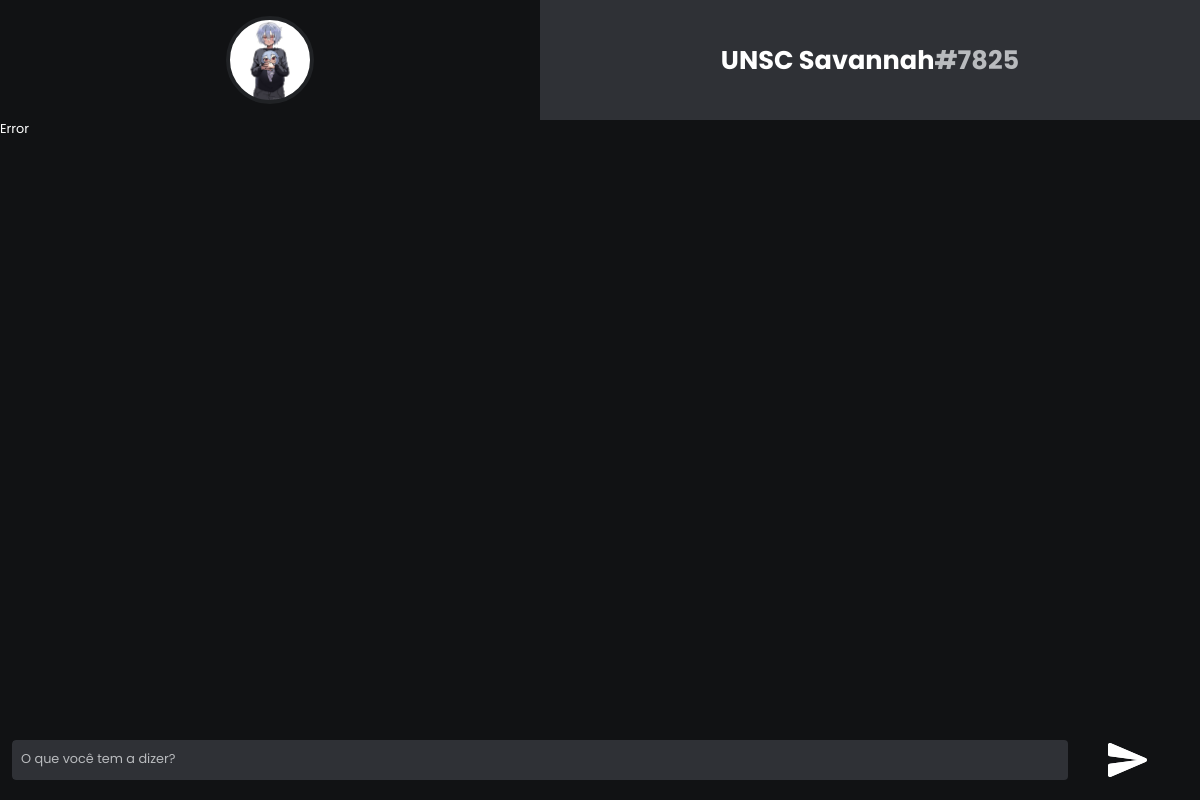
The app's page /conversa.php?id=1023 (signed in), older data.
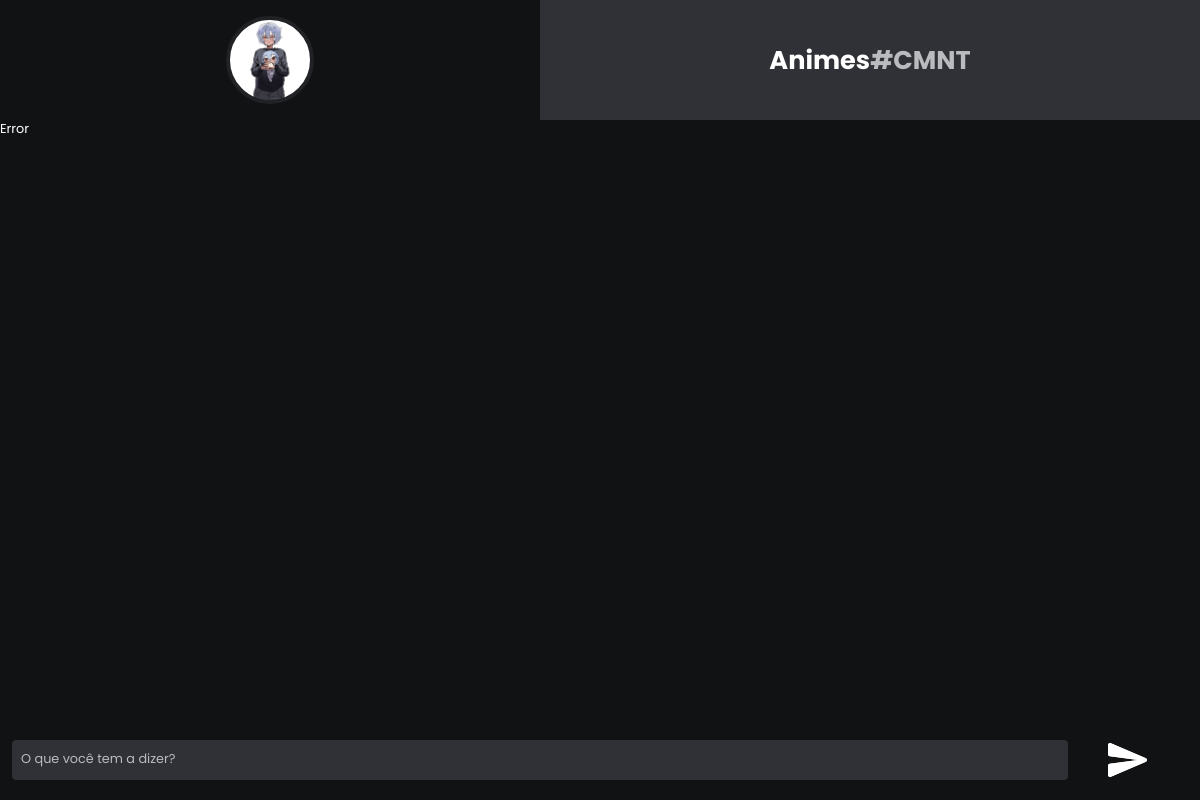
The same page, newer data.
### tables this page shows
CREATE TABLE `users` (
  `id` int(16) unsigned NOT NULL DEFAULT 0,
  `usuario` varchar(16) NOT NULL DEFAULT 'Nulo',
  `uid` varchar(4) NOT NULL DEFAULT '1000',
  `bio` varchar(450) DEFAULT 'T2zDoSwgZXUgc291IG5vdm8oYSkgbm8gTmVidWxhIQ==',
  `icon` varchar(20) NOT NULL DEFAULT 'df.png',
  `banner` varchar(20) NOT NULL DEFAULT 'df.jpg',
  `seguindo` int(10) unsigned NOT NULL DEFAULT 0,
  `seguidores` int(10) unsigned NOT NULL DEFAULT 0,
  `tipo` int(1) unsigned NOT NULL DEFAULT 0,
  PRIMARY KEY (`id`)
);

### conversa.php (the view, shortened to what this page needs)
<!DOCTYPE html>
<html lang="pt-br">
<head>
    <link rel="stylesheet" href="css/estilo.css">
    <link rel="stylesheet" href="css/conversa.css">
</head>
<body>
<?php
include 'php/conexao.php';
$id = $_SESSION['id'];
$idchat = $_GET['id'];
if (isset($idchat) == true) {
    $sql = "select * from users where id = $idchat";
$resultado=mysqli_query($conn,$sql);
while($tabela=mysqli_fetch_array($resultado))
{
$chatuser = $tabela["usuario"];
$chatuid = $tabela["uid"];
$chaticon = $tabela["icon"];
$chatban = $tabela["banner"];
}
}
if ($idchat == $id) {
    echo("<form action='#' method='post' id='tbox'>
    <input type='text' maxlength='450' id='ctxt' placeholder='O que você tem a dizer?' required disabled>
    <input type='submit' value='' id='envtxt'>
    </form>
");
} else {
    echo("<form action='php/envia.php' method='post' id='tbox' target='_BLANK'>
    <textarea maxlength='450' name='msg' id='ctxt' placeholder='O que você tem a dizer?'></textarea>
    <input type='hidden' value='$idchat' name='destinatario'>
    <input type='submit' value='' id='envtxt' onclick='limpar()'>
    </form>
");
}
?>
<div id="corpo">
<div id="chat">
<?php
echo("<form action='perfil.php' id='nav'>
<div style='background-image: url(img/user_banners/$chatban)' id='chatban'>
<div style='background-image: url(img/user_icons/$chaticon)' id='chaticon'>
<input type='hidden' value='$idchat' name='id'>
<input type='submit' value='' id='invbtn'>
</div>
</div>
<button id='navbtn'>
<h1>$chatuser<b class='gray'>#$chatuid</b></h1>
</button>
</form>");
?>
<div id="msgboxs" class="msgbox">
</div>
</div>
</div>
</body>
</html>

### css/estilo.css (style rules this page uses)
* { margin: 0; overflow-x: hidden; scroll-behavior: smooth; }
body { background-color: #111214; font-family: Poppins, sans-serif; font-size: 1.6vh; color: #fff; }
input { font-family: Poppins, sans-serif; font-size: 1.6vh; color: white; }
button { font-family: Poppins, sans-serif; font-size: 1.6vh; color: white; }
textarea { font-family: Poppins, sans-serif; font-size: 1.6vh; color: white; }
.gray { color: #B9BBBE; }

### css/conversa.css (style rules this page uses)
#corpo { height: 100vh; width: 100vw; display: grid; grid-template-columns: 30vw 70vw; }
#invbtn { background-color: #0000; border: none; }
#chat { display: grid; grid-template-rows: 15vh 75vh; }
#nav { display: grid; grid-template-columns: 35vw 35vw; }
#chatban { background-position: center; background-size: cover; }
#chaticon { height: 10vh; width: 10vh; margin-right: auto; margin-left: auto; border-radius: 100%; border: 0.5vh solid #202225; display: grid; background-position: center; background-size: cover; margin-top: 2vh; }
#navbtn { background-color: #2F3136; border: none; transition: 0.3s; }
#tbox { position: fixed; display: grid; height: 5vh; width: 68vw; margin-left: 31vw; margin-top: 92.5vh; grid-template-columns: auto 5vw; border: none; border-radius: 0.5vh; }
#ctxt { background-color: #2F3136; border: none; border-radius: 0.5vh; padding-left: 0.75vw; resize: none; padding-top: 1.2vh; }
#envtxt { background-image: url(../img/icons/send.png); background-position: center; background-repeat: no-repeat; background-color: #0000; border: none; transition: 0.3s; }
@media screen and (min-device-width: 430px) and (max-device-width: 1024px) { #corpo { grid-template-columns: 0vw 100vw; } }
@media screen and (min-device-width: 430px) and (max-device-width: 1024px) { #nav { grid-template-columns: 45vw 55vw; } }
@media screen and (min-device-width: 430px) and (max-device-width: 1024px) { #tbox { width: 98vw; margin-left: 1vw; grid-template-columns: auto 10vw; } }

Row changes from the older to the newer data that the page shows:
changed users: usuario "UNSC Savannah" → "Animes"; uid "7825" → "CMNT"
